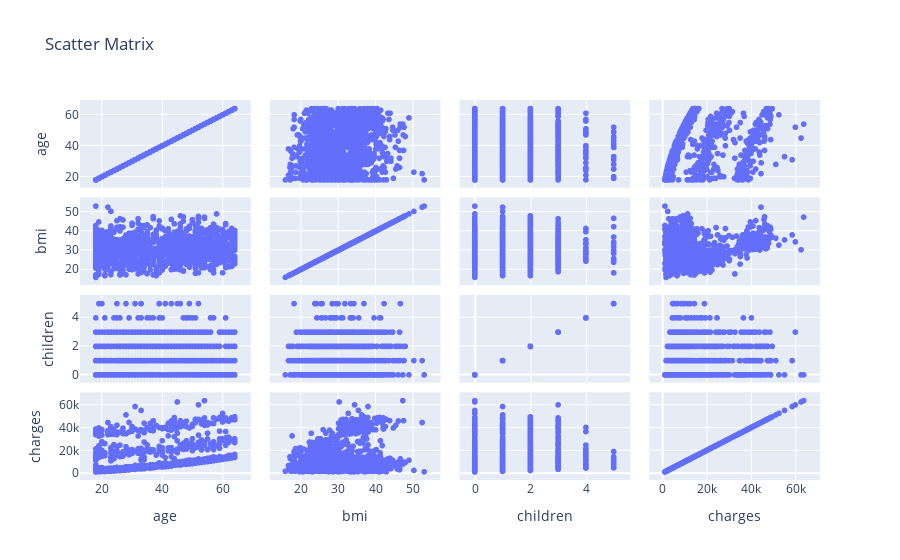

Notebook source saved alongside this figure:
### Code cell
fig = px.scatter_matrix(df, dimensions=['age', 'bmi', 'children', 'charges'], title='Scatter Matrix')
fig.show()

### Figure 1 — Plotly figure (JSON) as saved in the notebook; plotly's stock layout.template omitted (floating-point values rounded to 4 significant figures; data arrays with more than 128 entries replaced by an {"elided": "..."} marker saying what was removed)
{"data": [{"dimensions": [{"axis": {"matches": true}, "label": "age", "values": {"elided": "1338 int values"}}, {"axis": {"matches": true}, "label": "bmi", "values": {"elided": "1338 float values"}}, {"axis": {"matches": true}, "label": "children", "values": {"elided": "1338 int values"}}, {"axis": {"matches": true}, "label": "charges", "values": {"elided": "1338 float values"}}], "hovertemplate": "%{xaxis.title.text}=%{x}<br>%{yaxis.title.text}=%{y}<extra></extra>", "legendgroup": "", "marker": {"color": "#636efa", "symbol": "circle"}, "name": "", "showlegend": false, "type": "splom"}], "layout": {"dragmode": "select", "legend": {"tracegroupgap": 0}, "title": {"text": "Scatter Matrix"}}}
